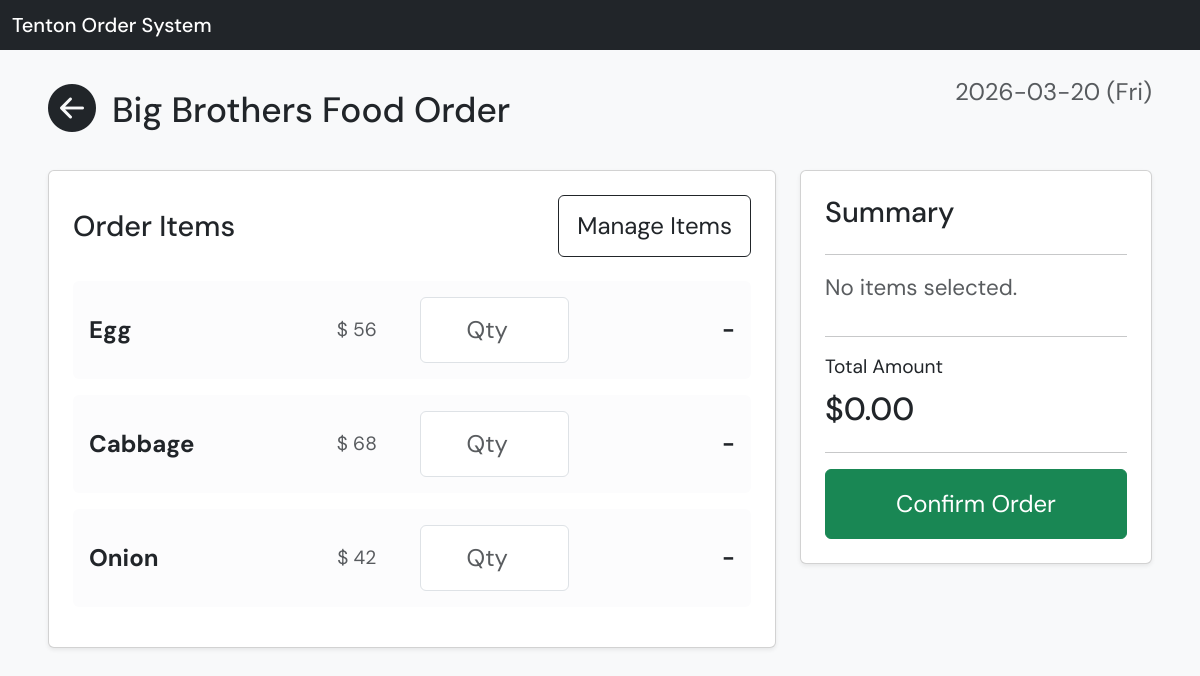
/vendors/1/order, run on an earlier commit of the app's database.
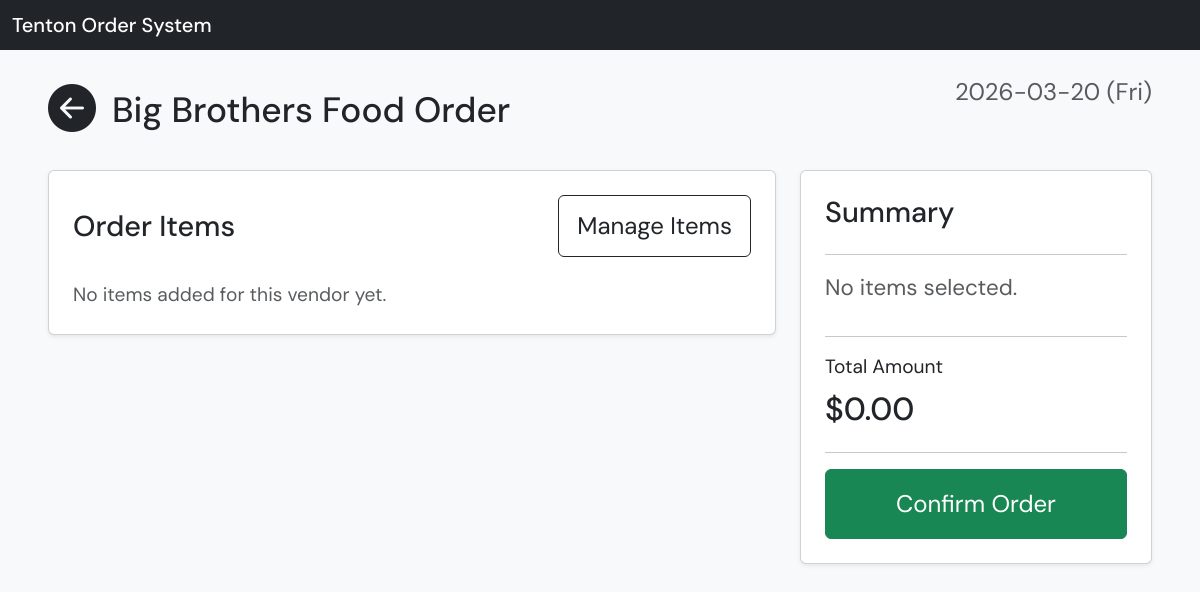
And on a later commit of the database.
### app/models.py (models this page shows)
class Vendor(Base):
    __tablename__ = "vendors"
    id: Mapped[int] = mapped_column(primary_key=True)
    name: Mapped[str] = mapped_column(String, nullable=False)
    phone: Mapped[str] = mapped_column(String, nullable=False)
    available_days: Mapped[str] = mapped_column(String, nullable=True)
    items = relationship("Item", back_populates="vendor", cascade="all, delete-orphan")

class Item(Base):
    __tablename__ = "items"
    id: Mapped[int] = mapped_column(primary_key=True)
    name: Mapped[str] = mapped_column(String, nullable=False)
    unit_price: Mapped[float | None] = mapped_column(Float, nullable=True)
    vendor_id: Mapped[int] = mapped_column(ForeignKey("vendors.id"), nullable=False)
    vendor = relationship("Vendor", back_populates="items")

### app/main.py (the view)
@app.get("/vendors/{vendor_id}/order", response_class=HTMLResponse)
def vendor_order(request: Request, vendor_id: int, db: Session = Depends(get_db)):
    vendor = get_vendor_by_id(db, vendor_id)
    if not vendor:
        return RedirectResponse(url="/vendors", status_code=303)
    items = get_items_by_vendor(db, vendor_id)
    today = datetime.today().strftime("%Y-%m-%d (%a)")
    return templates.TemplateResponse(
        "vendor_order.html",
        {
            "request": request,
            "vendor": vendor,
            "items": items,
            "today": today,
        },
    )

### app/templates/vendor_order.html (shortened to what this page needs)
{% extends "base.html" %}
{% block content %}
<div class="d-flex justify-content-between align-items-start mb-4 flex-wrap gap-3">
  <div class="d-flex align-items-center gap-3">
    <a href="/vendors" class="text-dark">
      <i class="bi bi-arrow-left-circle-fill" style="font-size: 3rem;"></i>
    </a>
    <h2 class="mb-0" style="font-size: 2.2rem;">
      {{ vendor.name }} Order
    </h2>
  </div>
  <div class="text-muted" style="font-size: 1.5rem;">
    {{ today }}
  </div>
</div>
<form method="post" action="/vendors/{{ vendor.id }}/order" id="orderForm">
  <div class="row g-4">
    <div class="col-12 col-lg-8">
      <div class="card p-4 mb-3 shadow-sm">
        <div class="d-flex justify-content-between align-items-center mb-4 flex-wrap gap-3">
          <h5 class="mb-0" style="font-size: 1.8rem;">Order Items</h5>
          <a href="/vendors/{{ vendor.id }}/items" class="btn btn-outline-dark" style="font-size: 1.5rem; padding: 12px 18px;">
            Manage Items
          </a>
        </div>
        {% if items %}
        {% for item in items %}
        <div class="card mb-3 border-0 bg-light-subtle item-row" data-price="{{ item.unit_price or 0 }}" data-name="{{ item.name }}">
          <div class="card-body p-3">
            <div class="row align-items-center g-3">
              <div class="col-12 col-md-4">
                <div class="fw-bold" style="font-size: 1.5rem;">
                  {{ item.name }}
                </div>
              </div>
              <div class="col-4 col-md-2">
                <div class="text-muted text-center" style="font-size: 1.2rem;">
                  {% if item.unit_price is not none %}
                  $
                  {{ item.unit_price }}
                  {% else %}
                  -
                  {% endif %}
                </div>
              </div>
              <div class="col-4 col-md-3">
                <input type="number" name="qty_{{ item.id }}" class="form-control item-qty text-center" placeholder="Qty" min="0" step="1" style="font-size: 1.5rem; padding: 14px;">
              </div>
              <div class="col-4 col-md-3 text-end">
                <span class="line-total fw-bold" style="font-size: 1.4rem;">-</span>
              </div>
            </div>
          </div>
        </div>
        {% endfor %}
        {% else %}
        <p class="text-muted mb-0" style="font-size: 1.2rem;">No items added for this vendor yet.</p>
        {% endif %}
      </div>
    </div>
    <div class="col-12 col-lg-4">
      <div class="card p-4 shadow-sm" style="position: sticky; top: 20px;">
        <h5 style="font-size: 1.8rem;">Summary</h5>
        <hr>
        <div id="orderSummaryList" class="mb-3" style="font-size: 1.4rem;">
        </div>
        <hr>
        <p class="mb-2" style="font-size: 1.2rem;">Total Amount</p>
        <h3 id="grandTotal" style="font-size: 2rem;">$0</h3>
        <hr>
        <button type="submit" class="btn btn-success w-100" style="font-size: 1.5rem; padding: 16px;">
          Confirm Order
        </button>
      </div>
    </div>
  </div>
</form>
{% endblock %}

### app/templates/base.html (shortened to what this page needs)
<!DOCTYPE html>
<html lang="en">
<head>
  <link href="https://cdn.jsdelivr.net/npm/bootstrap@5.3.0/dist/css/bootstrap.min.css" rel="stylesheet">
  <link href="https://cdn.jsdelivr.net/npm/bootstrap-icons/font/bootstrap-icons.css" rel="stylesheet">
</head>
<body class="bg-light">
  <nav class="navbar navbar-dark bg-dark mb-4">
    <div class="container-fluid">
      <a href="/vendors" class="navbar-brand mb-0 h1">
        Tenton Order System
      </a>
    </div>
  </nav>
  <div class="container-fluid px-5">
    {% block content %}{% endblock %}
  </div>
</body>
</html>

### app/templates/base.html (style rules this page uses)
body { font-family: 'DM Sans', sans-serif; }

What changed in the data, as far as the page shows it:
no longer on this page (row edited): Item: name "Egg", unit_price "56"
removed Item: name "Cabbage", unit_price "68"
removed Item: name "Onion", unit_price "42"
Also different on the page:
text now shown: "No items added for this vendor yet."
